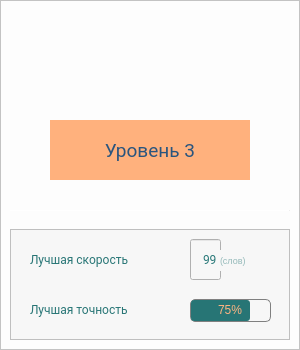
   <widget class="QFrame" name="frame_level_3">
    <property name="geometry">
     <rect>
      <x>810</x>
      <y>100</y>
      <width>300</width>
      <height>350</height>
     </rect>
    </property>
    <property name="styleSheet">
     <string notr="true">background-color: rgb(253, 253, 253);</string>
    </property>
    <property name="frameShape">
     <enum>QFrame::StyledPanel</enum>
    </property>
    <property name="frameShadow">
     <enum>QFrame::Raised</enum>
    </property>
    <widget class="QLabel" name="image_level_3">
     <property name="geometry">
      <rect>
       <x>10</x>
       <y>10</y>
       <width>281</width>
       <height>81</height>
      </rect>
     </property>
     <property name="text">
      <string/>
     </property>
     <property name="pixmap">
      <pixmap>Images/уровень3.png</pixmap>
     </property>
    </widget>
    <widget class="QLabel" name="name_level_3">
     <property name="geometry">
      <rect>
       <x>50</x>
       <y>120</y>
       <width>200</width>
       <height>60</height>
      </rect>
     </property>
     <property name="font">
      <font>
       <family>Roboto</family>
       <pointsize>14</pointsize>
       <stylestrategy>PreferDefault</stylestrategy>
      </font>
     </property>
     <property name="styleSheet">
      <string notr="true">color: rgb(42, 85, 126);
background-color: rgb(255, 177, 125);</string>
     </property>
     <property name="text">
      <string>Уровень 3</string>
     </property>
     <property name="alignment">
      <set>Qt::AlignCenter</set>
     </property>
    </widget>
    <widget class="QFrame" name="stat_level_3">
     <property name="geometry">
      <rect>
       <x>10</x>
       <y>229</y>
       <width>280</width>
       <height>111</height>
      </rect>
     </property>
     <property name="styleSheet">
      <string notr="true">background-color: rgb(247, 247, 247);</string>
     </property>
     <property name="frameShape">
      <enum>QFrame::StyledPanel</enum>
     </property>
     <property name="frameShadow">
      <enum>QFrame::Raised</enum>
     </property>
     <widget class="QLabel" name="spedd_level_3">
      <property name="geometry">
       <rect>
        <x>20</x>
        <y>10</y>
        <width>151</width>
        <height>41</height>
       </rect>
      </property>
      <property name="font">
       <font>
        <family>Roboto</family>
        <pointsize>9</pointsize>
       </font>
      </property>
      <property name="styleSheet">
       <string notr="true">color: rgb(39, 117, 117);</string>
      </property>
      <property name="text">
       <string>Лучшая скорость</string>
      </property>
     </widget>
     <widget class="QProgressBar" name="count_accuracy_level_3">
      <property name="geometry">
       <rect>
        <x>180</x>
        <y>70</y>
        <width>81</width>
        <height>23</height>
       </rect>
      </property>
      <property name="styleSheet">
       <string notr="true">QProgressBar{
	color: rgb(255, 180, 130);
    border: 1px solid  grey;
    border-radius: 5px;
    text-align: center
}
QProgressBar::chunk {
    background-color: rgb(39, 117, 117);;
	border-radius: 3px;
}</string>
      </property>
      <property name="value">
       <number>75</number>
      </property>
      <property name="alignment">
       <set>Qt::AlignCenter</set>
      </property>
      <property name="orientation">
       <enum>Qt::Horizontal</enum>
      </property>
      <property name="format">
       <string notr="true">%p%</string>
      </property>
     </widget>
     <widget class="QLabel" name="accuracy_level_3">
      <property name="geometry">
       <rect>
        <x>20</x>
        <y>70</y>
        <width>151</width>
        <height>21</height>
       </rect>
      </property>
      <property name="font">
       <font>
        <family>Roboto</family>
        <pointsize>9</pointsize>
       </font>
      </property>
      <property name="styleSheet">
       <string notr="true">color: rgb(39, 117, 117);</string>
      </property>
      <property name="text">
       <string>Лучшая точность</string>
      </property>
     </widget>
     <widget class="QLineEdit" name="count_spedd_level_3">
      <property name="geometry">
       <rect>
        <x>180</x>
        <y>10</y>
        <width>31</width>
        <height>41</height>
       </rect>
      </property>
      <property name="font">
       <font>
        <family>Roboto</family>
        <pointsize>9</pointsize>
       </font>
      </property>
      <property name="styleSheet">
       <string notr="true">color: rgb(40, 120, 120);</string>
      </property>
      <property name="text">
       <string>99</string>
      </property>
      <property name="alignment">
       <set>Qt::AlignRight|Qt::AlignTrailing|Qt::AlignVCenter</set>
      </property>
      <property name="readOnly">
       <bool>true</bool>
      </property>
     </widget>
     <widget class="QLabel" name="symbols_in_minute_level_3">
      <property name="geometry">
       <rect>
        <x>210</x>
        <y>21</y>
        <width>47</width>
        <height>21</height>
       </rect>
      </property>
      <property name="font">
       <font>
        <pointsize>7</pointsize>
       </font>
      </property>
      <property name="styleSheet">
       <string notr="true">color: rgba(39, 117, 117, 120);</string>
      </property>
      <property name="text">
       <string>(слов)</string>
      </property>
     </widget>
    </widget>
    <widget class="Line" name="separator_level_3">
     <property name="geometry">
      <rect>
       <x>10</x>
       <y>210</y>
       <width>280</width>
       <height>1</height>
      </rect>
     </property>
     <property name="styleSheet">
      <string notr="true">background-color: rgb(239, 239, 239);</string>
     </property>
     <property name="orientation">
      <enum>Qt::Horizontal</enum>
     </property>
    </widget>
   </widget>
